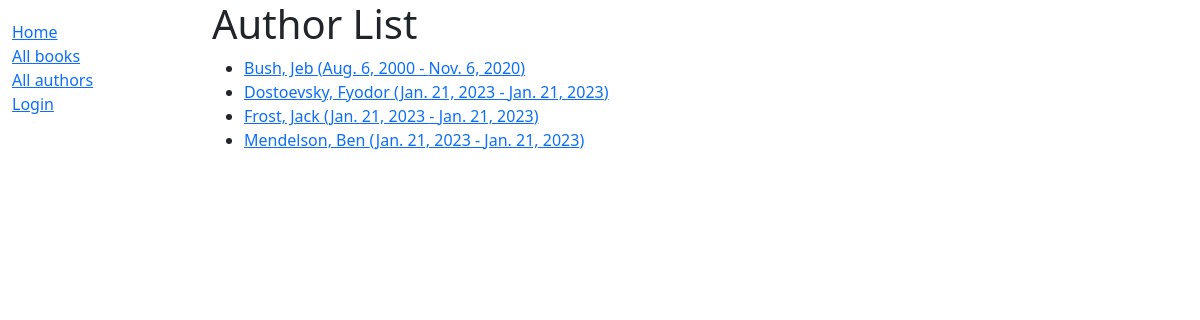
Screenshot of /catalog/authors/ with the database file from the repository.
### catalog/models.py (models this page shows)
class Author(models.Model):
    first_name = models.CharField(max_length=100)
    last_name = models.CharField(max_length=100)
    date_of_birth = models.DateField(null=True, blank=True)
    date_of_death = models.DateField('died', null=True, blank=True)
    class Meta:
        ordering = ['last_name', 'first_name']
    def get_absolute_url(self):
        return reverse('author-detail', args=[str(self.id)])
    def __str__(self):
        return '{0}, {1}'.format(self.last_name, self.first_name)

### catalog/views.py (the view)
# urls.py: path('authors/', views.AuthorListView.as_view(), name='authors'),
class AuthorListView(generic.ListView):
    model = Author
    paginate_by = 10

### catalog/templates/catalog/author_list.html
{% extends "base_generic.html" %}
{% block content %}
<h1>Author List</h1>
{% if author_list %}
  <ul>
  {% for author in author_list %}
    <li>
      <a href="{{ author.get_absolute_url }}">
      {{ author }} ({{author.date_of_birth}} - {% if author.date_of_death %}{{author.date_of_death}}{% endif %})
      </a>
    </li>
  {% endfor %}
 </ul>
{% else %}
  <p>There are no authors available.</p>
{% endif %}
{% endblock %}

### catalog/templates/base_generic.html (shortened to what this page needs)
<!DOCTYPE html>
<html lang="en">
<head>
  <link href="https://cdn.jsdelivr.net/npm/bootstrap@5.1.3/dist/css/bootstrap.min.css" rel="stylesheet">
  {% load static %}
  <link rel="stylesheet" href="{% static 'css/styles.css' %}">
</head>
<body>
  <div class="container-fluid">
    <div class="row">
      <div class="col-sm-2">
      {% block sidebar %}
        <ul class="sidebar-nav">
          <li><a href="{% url 'index' %}">Home</a></li>
          <li><a href="{% url 'books' %}">All books</a></li>
          <li><a href="{% url 'authors' %}">All authors</a></li>
          {% if user.is_authenticated %}
            <li>User: {{ user.get_username }}</li>
            <li><a href="{% url 'my-borrowed' %}">My Borrowed</a></li>
            <li><a href="{% url 'logout' %}?next={{ request.path }}">Logout</a></li>
          {% else %}
            <li><a href="{% url 'login' %}?next={{ request.path }}">Login</a></li>
          {% endif %}
        </ul>
     {% endblock %}
      </div>
      <div class="col-sm-10 ">{% block content %}{% endblock %}</div>
    </div>
  </div>
</body>
</html>

### catalog/static/css/styles.css (style rules this page uses)
.sidebar-nav { margin-top: 20px; padding: 0; list-style: none; }

### rows the page displays
Author: last_name+first_name "Bush, Jeb", date_of_birth "Aug. 6, 2000", date_of_death "Nov. 6, 2020"
Author: last_name+first_name "Dostoevsky, Fyodor", date_of_birth "Jan. 21, 2023", date_of_death "Jan. 21, 2023"
Author: last_name+first_name "Frost, Jack", date_of_birth "Jan. 21, 2023", date_of_death "Jan. 21, 2023"
Author: last_name+first_name "Mendelson, Ben", date_of_birth "Jan. 21, 2023", date_of_death "Jan. 21, 2023"
